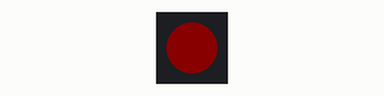
The program below on a simulated Raspberry Pi Pico running MicroPython. Parts: 1 RGB LEDs in strip order, left to right. Dim RGB values are drawn brighter than linear; what the program prints to the serial console is not drawn.

Above: at 0.5 s.
At 1.5 s:
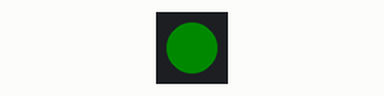
At 5.5 s:
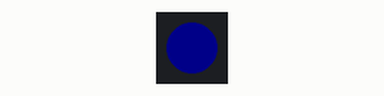
Timing chart, 0 to 6.9 s (numbered marks = the images above):
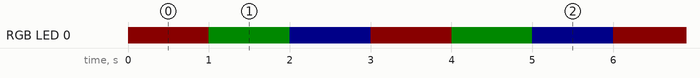

Measured:
- by itself, RGB LED 0: repeats every 3.0 s: RGB(0, 10, 0) 1.0 s, RGB(0, 0, 10) 1.0 s, RGB(10, 0, 0) 1.0 s
- by itself, everything shown: repeats every 3.0 s, in 3 steps

The program:

neo.py
```python
from machine import Pin, bitstream
from time import sleep

timing = [300, 900, 700, 500]
np = Pin(12, Pin.OUT)

red = bytearray([0,10,0])
green = bytearray([10,0,0])
blue = bytearray([0,0,10])

print(red)

while(1):
    bitstream(np, 0, timing, red)
    sleep(1)
    bitstream(np, 0, timing, green)
    sleep(1)
    bitstream(np, 0, timing, blue)
    sleep(1)

bytearray(b'\x00\x14\x00')
```
